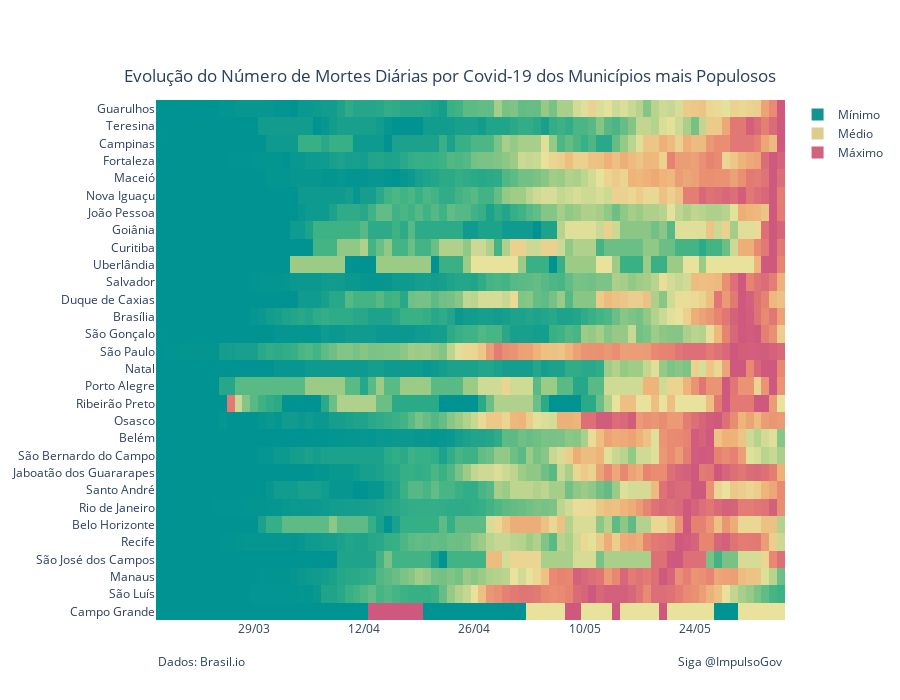

Source (notebook cell):
### Code cell
prepare_heatmap(br_most_pop, place_type="city", mavg_days=7, 
                title='Evolução do Número de Mortes Diárias por Covid-19 dos Municípios mais Populosos',
               datasource='Brasil.io')

### Figure 1 — Plotly figure (JSON) as saved in the notebook; plotly's stock layout.template omitted (floating-point values rounded to 4 significant figures; data arrays with more than 128 entries replaced by an {"elided": "..."} marker saying what was removed)
{"data": [{"colorscale": [[0, "rgb(0, 147, 146)"], [0.1667, "rgb(57, 177, 133)"], [0.3333, "rgb(156, 203, 134)"], [0.5, "rgb(233, 226, 156)"], [0.6667, "rgb(238, 180, 121)"], [0.8333, "rgb(232, 132, 113)"], [1, "rgb(207, 89, 126)"]], "hoverinfo": "text", "hovertext": {"elided": "30x80 str values"}, "showscale": false, "type": "heatmap", "x": ["2020-03-17", "2020-03-18", "2020-03-19", "2020-03-20", "2020-03-21", "2020-03-22", "2020-03-23", "2020-03-24", "2020-03-25", "2020-03-26", "2020-03-27", "2020-03-28", "2020-03-29", "2020-03-30", "2020-03-31", "2020-04-01", "2020-04-02", "2020-04-03", "2020-04-04", "2020-04-05", "2020-04-06", "2020-04-07", "2020-04-08", "2020-04-09", "2020-04-10", "2020-04-11", "2020-04-12", "2020-04-13", "2020-04-14", "2020-04-15", "2020-04-16", "2020-04-17", "2020-04-18", "2020-04-19", "2020-04-20", "2020-04-21", "2020-04-22", "2020-04-23", "2020-04-24", "2020-04-25", "2020-04-26", "2020-04-27", "2020-04-28", "2020-04-29", "2020-04-30", "2020-05-01", "2020-05-02", "2020-05-03", "2020-05-04", "2020-05-05", "2020-05-06", "2020-05-07", "2020-05-08", "2020-05-09", "2020-05-10", "2020-05-11", "2020-05-12", "2020-05-13", "2020-05-14", "2020-05-15", "2020-05-16", "2020-05-17", "2020-05-18", "2020-05-19", "2020-05-20", "2020-05-21", "2020-05-22", "2020-05-23", "2020-05-24", "2020-05-25", "2020-05-26", "2020-05-27", "2020-05-28", "2020-05-29", "2020-05-30", "2020-05-31", "2020-06-01", "2020-06-02", "2020-06-03", "2020-06-04"], "y": ["Campo Grande", "São Luís", "Manaus", "São José dos Campos", "Recife", "Belo Horizonte", "Rio de Janeiro", "Santo André", "Jaboatão dos Guararapes", "São Bernardo do Campo", "Belém", "Osasco", "Ribeirão Preto", "Porto Alegre", "Natal", "São Paulo", "São Gonçalo", "Brasília", "Duque de Caxias", "Salvador", "Uberlândia", "Curitiba", "Goiânia", "João Pessoa", "Nova Iguaçu", "Maceió", "Fortaleza", "Campinas", "Teresina", "Guarulhos"], "z": {"elided": "30x80 float values"}}, {"marker": {"color": "#159392", "size": 12, "symbol": "square"}, "mode": "markers", "name": "Mínimo", "showlegend": true, "type": "scatter", "x": [null], "y": [null]}, {"marker": {"color": "#ddcc90", "size": 12, "symbol": "square"}, "mode": "markers", "name": "Médio", "showlegend": true, "type": "scatter", "x": [null], "y": [null]}, {"marker": {"color": "#d1637d", "size": 12, "symbol": "square"}, "mode": "markers", "name": "Máximo", "showlegend": true, "type": "scatter", "x": [null], "y": [null]}], "layout": {"annotations": [{"showarrow": false, "text": "Siga @ImpulsoGov", "x": 1, "xref": "paper", "y": -0.1, "yref": "paper"}, {"showarrow": false, "text": "Dados: Brasil.io", "x": 0, "xref": "paper", "y": -0.1, "yref": "paper"}], "height": 700, "margin": {"l": 100, "r": 100, "t": 100}, "plot_bgcolor": "rgba(0,0,0,0)", "title": {"text": "Evolução do Número de Mortes Diárias por Covid-19 dos Municípios mais Populosos", "x": 0.5, "xanchor": "center", "y": 0.9, "yanchor": "auto"}, "xaxis": {"domain": [0, 1], "tickformat": "%d/%m"}, "yaxis": {"tickmode": "linear"}}}
